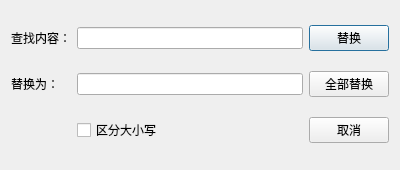
<?xml version="1.0" encoding="UTF-8"?>
<ui version="4.0">
 <class>ReplaceDialog</class>
 <widget class="QDialog" name="ReplaceDialog">
  <property name="geometry">
   <rect>
    <x>0</x>
    <y>0</y>
    <width>400</width>
    <height>170</height>
   </rect>
  </property>
  <property name="windowTitle">
   <string>替换</string>
  </property>
  <layout class="QGridLayout" name="gridLayout">
   <item row="0" column="0">
    <widget class="QLabel" name="label">
     <property name="text">
      <string>查找内容：</string>
     </property>
    </widget>
   </item>
   <item row="0" column="1">
    <widget class="QLineEdit" name="findEdit"/>
   </item>
   <item row="0" column="2">
    <widget class="QPushButton" name="replaceButton">
     <property name="text">
      <string>替换</string>
     </property>
    </widget>
   </item>
   <item row="1" column="0">
    <widget class="QLabel" name="label_2">
     <property name="text">
      <string>替换为：</string>
     </property>
    </widget>
   </item>
   <item row="1" column="1">
    <widget class="QLineEdit" name="replaceEdit"/>
   </item>
   <item row="1" column="2">
    <widget class="QPushButton" name="replaceAllButton">
     <property name="text">
      <string>全部替换</string>
     </property>
    </widget>
   </item>
   <item row="2" column="1">
    <widget class="QCheckBox" name="caseCheck">
     <property name="text">
      <string>区分大小写</string>
     </property>
    </widget>
   </item>
   <item row="2" column="2">
    <widget class="QPushButton" name="cancelButton">
     <property name="text">
      <string>取消</string>
     </property>
    </widget>
   </item>
  </layout>
 </widget>
 <resources/>
 <connections/>
</ui>
